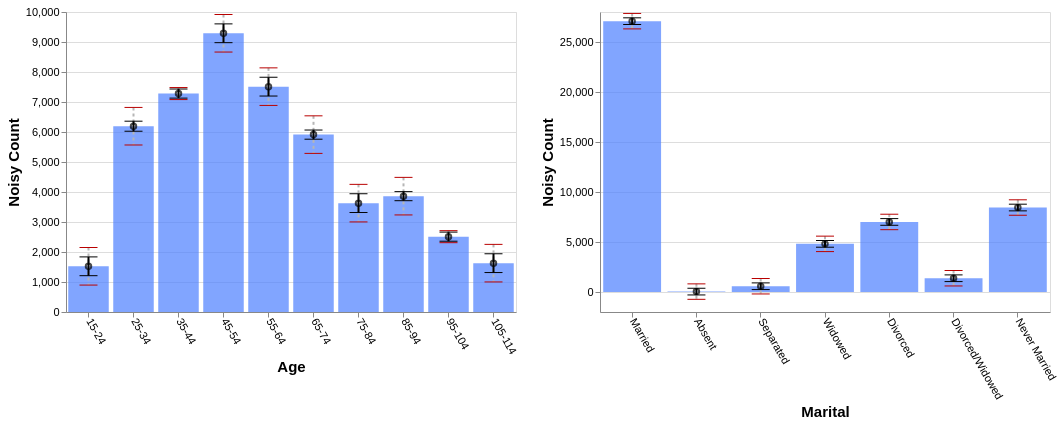

Write a Vega-Lite specification for this figure.
### Vega-Lite specification from a JSON file in a GitHub repository (floating-point values rounded to 4 significant figures)
{"config": {"view": {"continuousWidth": 400, "continuousHeight": 300}, "axis": {"labelFontSize": 11, "titleFontSize": 15}, "axisBottom": {"labelAngle": 60}}, "hconcat": [{"layer": [{"mark": "bar", "encoding": {"color": {"value": "transparent"}, "tooltip": [{"aggregate": "sum", "field": "noisy_count", "title": "noisy count", "type": "quantitative"}, {"aggregate": "sum", "field": "noisy_count_prev", "title": "prev count", "type": "quantitative"}, {"aggregate": "sum", "field": "error", "title": "current error", "type": "quantitative"}, {"aggregate": "sum", "field": "error_prev", "title": "prev error", "type": "quantitative"}], "x": {"field": "age", "sort": null, "title": "Age", "type": "ordinal"}}, "height": 300, "selection": {"selector643": {"type": "interval", "encodings": ["x"]}}, "transform": [{"filter": {"selection": "selector644"}}], "width": 450}, {"mark": {"type": "bar", "color": "gray", "opacity": 0}, "encoding": {"x": {"field": "age", "sort": null, "title": "Age", "type": "ordinal"}, "y": {"aggregate": "sum", "field": "noisy_count_prev", "type": "quantitative"}}, "transform": [{"filter": {"selection": "selector644"}}]}, {"mark": {"type": "bar", "color": "#4C7FFF", "opacity": 0.7}, "encoding": {"x": {"field": "age", "sort": null, "title": "Age", "type": "ordinal"}, "y": {"aggregate": "sum", "field": "noisy_count", "type": "quantitative"}}, "transform": [{"filter": {"selection": "selector644"}}]}, {"mark": {"type": "point", "color": "black", "opacity": 0.7}, "encoding": {"x": {"field": "age", "sort": null, "title": "Age", "type": "ordinal"}, "y": {"aggregate": "sum", "field": "noisy_count", "title": "Noisy Count", "type": "quantitative"}}, "transform": [{"filter": {"selection": "selector644"}}]}, {"mark": {"type": "rule", "color": "#B6B6B6", "size": 2, "strokeDash": [3, 3]}, "encoding": {"x": {"field": "age", "sort": null, "title": "Age", "type": "ordinal"}, "y": {"aggregate": "sum", "field": "plus_error_prev_age", "title": "", "type": "quantitative"}, "y2": {"aggregate": "sum", "field": "minus_error_prev_age", "title": ""}}, "transform": [{"filter": {"selection": "selector644"}}]}, {"mark": {"type": "tick", "color": "#B90000", "size": 0, "strokeDash": [1, 1]}, "encoding": {"x": {"field": "age", "sort": null, "title": "Age", "type": "ordinal"}, "y": {"aggregate": "sum", "field": "plus_error_prev_age", "type": "quantitative"}}, "transform": [{"filter": {"selection": "selector644"}}]}, {"mark": {"type": "tick", "color": "#B90000", "size": 0, "strokeDash": [3, 1]}, "encoding": {"x": {"field": "age", "sort": null, "title": "Age", "type": "ordinal"}, "y": {"aggregate": "sum", "field": "minus_error_prev_age", "type": "quantitative"}}, "transform": [{"filter": {"selection": "selector644"}}]}, {"mark": {"type": "rule", "color": "black", "size": 2}, "encoding": {"x": {"field": "age", "sort": null, "title": "Age", "type": "ordinal"}, "y": {"aggregate": "sum", "field": "plus_error", "title": "", "type": "quantitative"}, "y2": {"aggregate": "sum", "field": "minus_error", "title": ""}}, "transform": [{"filter": {"selection": "selector644"}}]}, {"mark": {"type": "tick", "color": "black", "width": 0}, "encoding": {"x": {"field": "age", "sort": null, "title": "Age", "type": "ordinal"}, "y": {"aggregate": "sum", "field": "plus_error", "type": "quantitative"}}, "transform": [{"filter": {"selection": "selector644"}}]}, {"mark": {"type": "tick", "color": "black", "width": 0}, "encoding": {"x": {"field": "age", "sort": null, "title": "Age", "type": "ordinal"}, "y": {"aggregate": "sum", "field": "minus_error", "type": "quantitative"}}, "transform": [{"filter": {"selection": "selector644"}}]}]}, {"layer": [{"mark": "bar", "encoding": {"color": {"value": "transparent"}, "tooltip": [{"aggregate": "sum", "field": "noisy_count", "title": "noisy count", "type": "quantitative"}, {"aggregate": "sum", "field": "noisy_count_prev", "title": "prev count", "type": "quantitative"}, {"aggregate": "sum", "field": "error", "title": "current error", "type": "quantitative"}, {"aggregate": "sum", "field": "error_prev", "title": "prev error", "type": "quantitative"}], "x": {"field": "marital", "sort": null, "title": "Marital", "type": "ordinal"}}, "height": 300, "selection": {"selector644": {"type": "interval", "encodings": ["x"]}}, "transform": [{"filter": {"selection": "selector643"}}], "width": 450}, {"mark": {"type": "bar", "color": "gray", "opacity": 0}, "encoding": {"x": {"field": "marital", "sort": null, "title": "Marital", "type": "ordinal"}, "y": {"aggregate": "sum", "field": "noisy_count_prev", "type": "quantitative"}}, "transform": [{"filter": {"selection": "selector643"}}]}, {"mark": {"type": "bar", "color": "#4C7FFF", "opacity": 0.7}, "encoding": {"x": {"field": "marital", "sort": null, "title": "Marital", "type": "ordinal"}, "y": {"aggregate": "sum", "field": "noisy_count", "type": "quantitative"}}, "transform": [{"filter": {"selection": "selector643"}}]}, {"mark": {"type": "point", "color": "black", "opacity": 0.7}, "encoding": {"x": {"field": "marital", "sort": null, "title": "Marital", "type": "ordinal"}, "y": {"aggregate": "sum", "field": "noisy_count", "title": "Noisy Count", "type": "quantitative"}}, "transform": [{"filter": {"selection": "selector643"}}]}, {"mark": {"type": "rule", "color": "#B6B6B6", "size": 2, "strokeDash": [3, 3]}, "encoding": {"x": {"field": "marital", "sort": null, "title": "Marital", "type": "ordinal"}, "y": {"aggregate": "sum", "field": "plus_error_prev_marital", "title": "", "type": "quantitative"}, "y2": {"aggregate": "sum", "field": "minus_error_prev_marital", "title": ""}}, "transform": [{"filter": {"selection": "selector643"}}]}, {"mark": {"type": "tick", "color": "#B90000", "size": 0, "strokeDash": [1, 1]}, "encoding": {"x": {"field": "marital", "sort": null, "title": "Marital", "type": "ordinal"}, "y": {"aggregate": "sum", "field": "plus_error_prev_marital", "type": "quantitative"}}, "transform": [{"filter": {"selection": "selector643"}}]}, {"mark": {"type": "tick", "color": "#B90000", "size": 0, "strokeDash": [3, 1]}, "encoding": {"x": {"field": "marital", "sort": null, "title": "Marital", "type": "ordinal"}, "y": {"aggregate": "sum", "field": "minus_error_prev_marital", "type": "quantitative"}}, "transform": [{"filter": {"selection": "selector643"}}]}, {"mark": {"type": "rule", "color": "black", "size": 2}, "encoding": {"x": {"field": "marital", "sort": null, "title": "Marital", "type": "ordinal"}, "y": {"aggregate": "sum", "field": "plus_error", "title": "", "type": "quantitative"}, "y2": {"aggregate": "sum", "field": "minus_error", "title": ""}}, "transform": [{"filter": {"selection": "selector643"}}]}, {"mark": {"type": "tick", "color": "black", "width": 0}, "encoding": {"x": {"field": "marital", "sort": null, "title": "Marital", "type": "ordinal"}, "y": {"aggregate": "sum", "field": "plus_error", "type": "quantitative"}}, "transform": [{"filter": {"selection": "selector643"}}]}, {"mark": {"type": "tick", "color": "black", "width": 0}, "encoding": {"x": {"field": "marital", "sort": null, "title": "Marital", "type": "ordinal"}, "y": {"aggregate": "sum", "field": "minus_error", "type": "quantitative"}}, "transform": [{"filter": {"selection": "selector643"}}]}]}], "data": {"name": "data-f9a7af86f2c97e4ed5782fc3ed4461f9"}, "$schema": "https://vega.github.io/schema/vega-lite/v4.17.0.json", "datasets": {"data-f9a7af86f2c97e4ed5782fc3ed4461f9": [{"age": "15-24", "marital": "Married", "noisy_count": 316.6, "true_count": 295.0, "plus_error": 361.3, "minus_error": 271.9, "error": 44.7, "noisy_count_prev": 344.4, "true_count_prev": 295.0, "plus_error_prev": 433.8, "minus_error_prev": 254.9, "error_prev": 89.4, "plus_error_prev_age": 443.8, "minus_error_prev_age": 264.9, "plus_error_prev_marital": 424.9, "minus_error_prev_marital": 246.0}, {"age": "15-24", "marital": "Absent", "noisy_count": -14.5, "true_count": 13.0, "plus_error": 30.2, "minus_error": -59.3, "error": 44.7, "noisy_count_prev": -55.4, "true_count_prev": 13.0, "plus_error_prev": 34.1, "minus_error_prev": -144.8, "error_prev": 89.4, "plus_error_prev_age": 44.07, "minus_error_prev_age": -134.8, "plus_error_prev_marital": 49.95, "minus_error_prev_marital": -129.0}, {"age": "15-24", "marital": "Separated", "noisy_count": -1.7, "true_count": 18.0, "plus_error": 43.0, "minus_error": -46.4, "error": 44.7, "noisy_count_prev": -14.5, "true_count_prev": 18.0, "plus_error_prev": 75.0, "minus_error_prev": -103.9, "error_prev": 89.4, "plus_error_prev_age": 84.97, "minus_error_prev_age": -93.93, "plus_error_prev_marital": 87.85, "minus_error_prev_marital": -91.05}, {"age": "15-24", "marital": "Widowed", "noisy_count": 71.9, "true_count": 2.0, "plus_error": 116.6, "minus_error": 27.2, "error": 44.7, "noisy_count_prev": 205.3, "true_count_prev": 2.0, "plus_error_prev": 294.8, "minus_error_prev": 115.9, "error_prev": 89.4, "plus_error_prev_age": 304.8, "minus_error_prev_age": 125.9, "plus_error_prev_marital": 282.7, "minus_error_prev_marital": 103.8}, {"age": "15-24", "marital": "Divorced", "noisy_count": 71.0, "true_count": 22.0, "plus_error": 115.7, "minus_error": 26.3, "error": 44.7, "noisy_count_prev": -20.1, "true_count_prev": 22.0, "plus_error_prev": 69.3, "minus_error_prev": -109.6, "error_prev": 89.4, "plus_error_prev_age": 79.27, "minus_error_prev_age": -99.63, "plus_error_prev_marital": 51.82, "minus_error_prev_marital": -127.1}, {"age": "15-24", "marital": "Divorced/Widowed", "noisy_count": -39.7, "true_count": 16.0, "plus_error": 5.0, "minus_error": -84.4, "error": 44.7, "noisy_count_prev": -45.1, "true_count_prev": 16.0, "plus_error_prev": 44.4, "minus_error_prev": -134.5, "error_prev": 89.4, "plus_error_prev_age": 54.37, "minus_error_prev_age": -124.5, "plus_error_prev_marital": -0.69, "minus_error_prev_marital": -179.6}, {"age": "15-24", "marital": "Never Married", "noisy_count": 1120.0, "true_count": 1190.0, "plus_error": 1165.0, "minus_error": 1076.0, "error": 44.7, "noisy_count_prev": 1039.0, "true_count_prev": 1190.0, "plus_error_prev": 1129.0, "minus_error_prev": 949.9, "error_prev": 89.4, "plus_error_prev_age": 1139.0, "minus_error_prev_age": 959.9, "plus_error_prev_marital": 1129.0, "minus_error_prev_marital": 950.1}, {"age": "25-34", "marital": "Married", "noisy_count": 2780.0, "true_count": 2764.0, "plus_error": 2804.0, "minus_error": 2756.0, "error": 23.9, "noisy_count_prev": 2836.0, "true_count_prev": 2764.0, "plus_error_prev": 2926.0, "minus_error_prev": 2747.0, "error_prev": 89.4, "plus_error_prev_age": 2907.0, "minus_error_prev_age": 2728.0, "plus_error_prev_marital": 2917.0, "minus_error_prev_marital": 2738.0}, {"age": "25-34", "marital": "Absent", "noisy_count": 6.0, "true_count": 33.0, "plus_error": 29.9, "minus_error": -17.9, "error": 23.9, "noisy_count_prev": -3.1, "true_count_prev": 33.0, "plus_error_prev": 86.4, "minus_error_prev": -92.5, "error_prev": 89.4, "plus_error_prev_age": 67.19, "minus_error_prev_age": -111.7, "plus_error_prev_marital": 102.2, "minus_error_prev_marital": -76.65}, {"age": "25-34", "marital": "Separated", "noisy_count": 43.5, "true_count": 77.0, "plus_error": 67.4, "minus_error": 19.6, "error": 23.9, "noisy_count_prev": 44.8, "true_count_prev": 77.0, "plus_error_prev": 134.2, "minus_error_prev": -44.7, "error_prev": 89.4, "plus_error_prev_age": 115.0, "minus_error_prev_age": -63.91, "plus_error_prev_marital": 147.0, "minus_error_prev_marital": -31.85}, {"age": "25-34", "marital": "Widowed", "noisy_count": 30.6, "true_count": 11.0, "plus_error": 54.5, "minus_error": 6.6, "error": 23.9, "noisy_count_prev": 21.4, "true_count_prev": 11.0, "plus_error_prev": 110.8, "minus_error_prev": -68.0, "error_prev": 89.4, "plus_error_prev_age": 91.59, "minus_error_prev_age": -87.21, "plus_error_prev_marital": 98.72, "minus_error_prev_marital": -80.08}, {"age": "25-34", "marital": "Divorced", "noisy_count": 356.1, "true_count": 372.0, "plus_error": 380.0, "minus_error": 332.2, "error": 23.9, "noisy_count_prev": 313.5, "true_count_prev": 372.0, "plus_error_prev": 402.9, "minus_error_prev": 224.0, "error_prev": 89.4, "plus_error_prev_age": 383.7, "minus_error_prev_age": 204.8, "plus_error_prev_marital": 385.4, "minus_error_prev_marital": 206.5}, {"age": "25-34", "marital": "Divorced/Widowed", "noisy_count": 234.0, "true_count": 189.0, "plus_error": 257.9, "minus_error": 210.1, "error": 23.9, "noisy_count_prev": 269.1, "true_count_prev": 189.0, "plus_error_prev": 358.5, "minus_error_prev": 179.6, "error_prev": 89.4, "plus_error_prev_age": 339.3, "minus_error_prev_age": 160.4, "plus_error_prev_marital": 313.4, "minus_error_prev_marital": 134.5}, {"age": "25-34", "marital": "Never Married", "noisy_count": 2743.0, "true_count": 2691.0, "plus_error": 2767.0, "minus_error": 2719.0, "error": 23.9, "noisy_count_prev": 2846.0, "true_count_prev": 2691.0, "plus_error_prev": 2935.0, "minus_error_prev": 2756.0, "error_prev": 89.4, "plus_error_prev_age": 2916.0, "minus_error_prev_age": 2737.0, "plus_error_prev_marital": 2935.0, "minus_error_prev_marital": 2756.0}, {"age": "35-44", "marital": "Married", "noisy_count": 4251.0, "true_count": 4273.0, "plus_error": 4272.0, "minus_error": 4229.0, "error": 21.7, "noisy_count_prev": 4243.0, "true_count_prev": 4273.0, "plus_error_prev": 4272.0, "minus_error_prev": 4215.0, "error_prev": 28.6, "plus_error_prev_age": 4267.0, "minus_error_prev_age": 4209.0, "plus_error_prev_marital": 4263.0, "minus_error_prev_marital": 4206.0}, {"age": "35-44", "marital": "Absent", "noisy_count": 29.3, "true_count": 31.0, "plus_error": 51.0, "minus_error": 7.6, "error": 21.7, "noisy_count_prev": 0.4, "true_count_prev": 31.0, "plus_error_prev": 29.0, "minus_error_prev": -28.2, "error_prev": 28.6, "plus_error_prev_age": 23.64, "minus_error_prev_age": -33.56, "plus_error_prev_marital": 44.85, "minus_error_prev_marital": -12.35}, {"age": "35-44", "marital": "Separated", "noisy_count": 130.5, "true_count": 96.0, "plus_error": 152.2, "minus_error": 108.8, "error": 21.7, "noisy_count_prev": 107.5, "true_count_prev": 96.0, "plus_error_prev": 136.1, "minus_error_prev": 78.8, "error_prev": 28.6, "plus_error_prev_age": 130.7, "minus_error_prev_age": 73.44, "plus_error_prev_marital": 148.9, "minus_error_prev_marital": 91.65}, {"age": "35-44", "marital": "Widowed", "noisy_count": 19.5, "true_count": 57.0, "plus_error": 41.2, "minus_error": -2.1, "error": 21.7, "noisy_count_prev": 41.2, "true_count_prev": 57.0, "plus_error_prev": 69.8, "minus_error_prev": 12.5, "error_prev": 28.6, "plus_error_prev_age": 64.44, "minus_error_prev_age": 7.143, "plus_error_prev_marital": 57.72, "minus_error_prev_marital": 0.42}, {"age": "35-44", "marital": "Divorced", "noisy_count": 931.3, "true_count": 905.0, "plus_error": 953.0, "minus_error": 909.6, "error": 21.7, "noisy_count_prev": 936.7, "true_count_prev": 905.0, "plus_error_prev": 965.4, "minus_error_prev": 908.1, "error_prev": 28.6, "plus_error_prev_age": 960.0, "minus_error_prev_age": 902.7, "plus_error_prev_marital": 947.9, "minus_error_prev_marital": 890.6}, {"age": "35-44", "marital": "Divorced/Widowed", "noisy_count": 261.3, "true_count": 286.0, "plus_error": 283.0, "minus_error": 239.6, "error": 21.7, "noisy_count_prev": 276.8, "true_count_prev": 286.0, "plus_error_prev": 305.4, "minus_error_prev": 248.2, "error_prev": 28.6, "plus_error_prev_age": 300.0, "minus_error_prev_age": 242.8, "plus_error_prev_marital": 260.3, "minus_error_prev_marital": 203.1}, {"age": "35-44", "marital": "Never Married", "noisy_count": 1659.0, "true_count": 1684.0, "plus_error": 1680.0, "minus_error": 1637.0, "error": 21.7, "noisy_count_prev": 1713.0, "true_count_prev": 1684.0, "plus_error_prev": 1741.0, "minus_error_prev": 1684.0, "error_prev": 28.6, "plus_error_prev_age": 1736.0, "minus_error_prev_age": 1679.0, "plus_error_prev_marital": 1742.0, "minus_error_prev_marital": 1684.0}, {"age": "45-54", "marital": "Married", "noisy_count": 5439.0, "true_count": 5589.0, "plus_error": 5483.0, "minus_error": 5394.0, "error": 44.7, "noisy_count_prev": 5369.0, "true_count_prev": 5589.0, "plus_error_prev": 5458.0, "minus_error_prev": 5279.0, "error_prev": 89.4, "plus_error_prev_age": 5475.0, "minus_error_prev_age": 5296.0, "plus_error_prev_marital": 5449.0, "minus_error_prev_marital": 5270.0}, {"age": "45-54", "marital": "Absent", "noisy_count": -0.5, "true_count": 27.0, "plus_error": 44.2, "minus_error": -45.2, "error": 44.7, "noisy_count_prev": -77.0, "true_count_prev": 27.0, "plus_error_prev": 12.5, "minus_error_prev": -166.4, "error_prev": 89.4, "plus_error_prev_age": 28.89, "minus_error_prev_age": -150.0, "plus_error_prev_marital": 28.35, "minus_error_prev_marital": -150.6}, {"age": "45-54", "marital": "Separated", "noisy_count": 151.9, "true_count": 156.0, "plus_error": 196.6, "minus_error": 107.2, "error": 44.7, "noisy_count_prev": 89.8, "true_count_prev": 156.0, "plus_error_prev": 179.3, "minus_error_prev": 0.4, "error_prev": 89.4, "plus_error_prev_age": 195.7, "minus_error_prev_age": 16.79, "plus_error_prev_marital": 192.2, "minus_error_prev_marital": 13.25}, {"age": "45-54", "marital": "Widowed", "noisy_count": 113.6, "true_count": 143.0, "plus_error": 158.3, "minus_error": 68.9, "error": 44.7, "noisy_count_prev": 136.1, "true_count_prev": 143.0, "plus_error_prev": 225.5, "minus_error_prev": 46.6, "error_prev": 89.4, "plus_error_prev_age": 241.9, "minus_error_prev_age": 62.99, "plus_error_prev_marital": 213.4, "minus_error_prev_marital": 34.52}, {"age": "45-54", "marital": "Divorced", "noisy_count": 1826.0, "true_count": 1715.0, "plus_error": 1871.0, "minus_error": 1782.0, "error": 44.7, "noisy_count_prev": 1869.0, "true_count_prev": 1715.0, "plus_error_prev": 1958.0, "minus_error_prev": 1779.0, "error_prev": 89.4, "plus_error_prev_age": 1975.0, "minus_error_prev_age": 1796.0, "plus_error_prev_marital": 1941.0, "minus_error_prev_marital": 1762.0}, {"age": "45-54", "marital": "Divorced/Widowed", "noisy_count": 384.5, "true_count": 379.0, "plus_error": 429.2, "minus_error": 339.7, "error": 44.7, "noisy_count_prev": 496.2, "true_count_prev": 379.0, "plus_error_prev": 585.7, "minus_error_prev": 406.8, "error_prev": 89.4, "plus_error_prev_age": 602.1, "minus_error_prev_age": 423.2, "plus_error_prev_marital": 540.6, "minus_error_prev_marital": 361.7}, {"age": "45-54", "marital": "Never Married", "noisy_count": 1376.0, "true_count": 1324.0, "plus_error": 1421.0, "minus_error": 1332.0, "error": 44.7, "noisy_count_prev": 1294.0, "true_count_prev": 1324.0, "plus_error_prev": 1383.0, "minus_error_prev": 1204.0, "error_prev": 89.4, "plus_error_prev_age": 1399.0, "minus_error_prev_age": 1221.0, "plus_error_prev_marital": 1383.0, "minus_error_prev_marital": 1205.0}, {"age": "55-64", "marital": "Married", "noisy_count": 4572.0, "true_count": 4513.0, "plus_error": 4617.0, "minus_error": 4527.0, "error": 44.7, "noisy_count_prev": 4614.0, "true_count_prev": 4513.0, "plus_error_prev": 4704.0, "minus_error_prev": 4525.0, "error_prev": 89.4, "plus_error_prev_age": 4674.0, "minus_error_prev_age": 4495.0, "plus_error_prev_marital": 4695.0, "minus_error_prev_marital": 4516.0}, {"age": "55-64", "marital": "Absent", "noisy_count": 25.5, "true_count": 10.0, "plus_error": 70.2, "minus_error": -19.3, "error": 44.7, "noisy_count_prev": -34.7, "true_count_prev": 10.0, "plus_error_prev": 54.8, "minus_error_prev": -124.1, "error_prev": 89.4, "plus_error_prev_age": 25.3, "minus_error_prev_age": -153.6, "plus_error_prev_marital": 70.65, "minus_error_prev_marital": -108.2}, {"age": "55-64", "marital": "Separated", "noisy_count": 34.3, "true_count": 106.0, "plus_error": 79.0, "minus_error": -10.5, "error": 44.7, "noisy_count_prev": 44.7, "true_count_prev": 106.0, "plus_error_prev": 134.1, "minus_error_prev": -44.8, "error_prev": 89.4, "plus_error_prev_age": 104.6, "minus_error_prev_age": -74.3, "plus_error_prev_marital": 146.9, "minus_error_prev_marital": -31.95}, {"age": "55-64", "marital": "Widowed", "noisy_count": 227.6, "true_count": 210.0, "plus_error": 272.3, "minus_error": 182.9, "error": 44.7, "noisy_count_prev": 230.1, "true_count_prev": 210.0, "plus_error_prev": 319.6, "minus_error_prev": 140.7, "error_prev": 89.4, "plus_error_prev_age": 290.1, "minus_error_prev_age": 111.2, "plus_error_prev_marital": 307.5, "minus_error_prev_marital": 128.6}, {"age": "55-64", "marital": "Divorced", "noisy_count": 1558.0, "true_count": 1509.0, "plus_error": 1603.0, "minus_error": 1513.0, "error": 44.7, "noisy_count_prev": 1610.0, "true_count_prev": 1509.0, "plus_error_prev": 1700.0, "minus_error_prev": 1521.0, "error_prev": 89.4, "plus_error_prev_age": 1670.0, "minus_error_prev_age": 1492.0, "plus_error_prev_marital": 1682.0, "minus_error_prev_marital": 1504.0}, {"age": "55-64", "marital": "Divorced/Widowed", "noisy_count": 336.7, "true_count": 241.0, "plus_error": 381.5, "minus_error": 292.0, "error": 44.7, "noisy_count_prev": 428.3, "true_count_prev": 241.0, "plus_error_prev": 517.7, "minus_error_prev": 338.8, "error_prev": 89.4, "plus_error_prev_age": 488.2, "minus_error_prev_age": 309.3, "plus_error_prev_marital": 472.6, "minus_error_prev_marital": 293.7}, {"age": "55-64", "marital": "Never Married", "noisy_count": 757.8, "true_count": 730.0, "plus_error": 802.5, "minus_error": 713.0, "error": 44.7, "noisy_count_prev": 825.7, "true_count_prev": 730.0, "plus_error_prev": 915.1, "minus_error_prev": 736.2, "error_prev": 89.4, "plus_error_prev_age": 885.6, "minus_error_prev_age": 706.7, "plus_error_prev_marital": 915.3, "minus_error_prev_marital": 736.4}, {"age": "65-74", "marital": "Married", "noisy_count": 3671.0, "true_count": 3666.0, "plus_error": 3692.0, "minus_error": 3649.0, "error": 21.8, "noisy_count_prev": 3739.0, "true_count_prev": 3666.0, "plus_error_prev": 3828.0, "minus_error_prev": 3649.0, "error_prev": 89.4, "plus_error_prev_age": 3822.0, "minus_error_prev_age": 3643.0, "plus_error_prev_marital": 3819.0, "minus_error_prev_marital": 3640.0}, {"age": "65-74", "marital": "Absent", "noisy_count": 51.2, "true_count": 1.0, "plus_error": 73.0, "minus_error": 29.3, "error": 21.8, "noisy_count_prev": 76.7, "true_count_prev": 1.0, "plus_error_prev": 166.1, "minus_error_prev": -12.8, "error_prev": 89.4, "plus_error_prev_age": 160.1, "minus_error_prev_age": -18.81, "plus_error_prev_marital": 181.9, "minus_error_prev_marital": 3.05}, {"age": "65-74", "marital": "Separated", "noisy_count": 44.5, "true_count": 84.0, "plus_error": 66.3, "minus_error": 22.6, "error": 21.8, "noisy_count_prev": -24.6, "true_count_prev": 84.0, "plus_error_prev": 64.8, "minus_error_prev": -114.0, "error_prev": 89.4, "plus_error_prev_age": 58.79, "minus_error_prev_age": -120.0, "plus_error_prev_marital": 77.65, "minus_error_prev_marital": -101.2}, {"age": "65-74", "marital": "Widowed", "noisy_count": 414.9, "true_count": 406.0, "plus_error": 436.7, "minus_error": 393.0, "error": 21.8, "noisy_count_prev": 358.9, "true_count_prev": 406.0, "plus_error_prev": 448.4, "minus_error_prev": 269.5, "error_prev": 89.4, "plus_error_prev_age": 442.4, "minus_error_prev_age": 263.5, "plus_error_prev_marital": 436.3, "minus_error_prev_marital": 257.4}, {"age": "65-74", "marital": "Divorced", "noisy_count": 1183.0, "true_count": 1161.0, "plus_error": 1204.0, "minus_error": 1161.0, "error": 21.8, "noisy_count_prev": 1192.0, "true_count_prev": 1161.0, "plus_error_prev": 1282.0, "minus_error_prev": 1103.0, "error_prev": 89.4, "plus_error_prev_age": 1276.0, "minus_error_prev_age": 1097.0, "plus_error_prev_marital": 1264.0, "minus_error_prev_marital": 1085.0}, {"age": "65-74", "marital": "Divorced/Widowed", "noisy_count": 132.8, "true_count": 150.0, "plus_error": 154.6, "minus_error": 111.0, "error": 21.8, "noisy_count_prev": 156.6, "true_count_prev": 150.0, "plus_error_prev": 246.1, "minus_error_prev": 67.2, "error_prev": 89.4, "plus_error_prev_age": 240.1, "minus_error_prev_age": 61.19, "plus_error_prev_marital": 201.0, "minus_error_prev_marital": 22.11}, {"age": "65-74", "marital": "Never Married", "noisy_count": 416.3, "true_count": 399.0, "plus_error": 438.1, "minus_error": 394.5, "error": 21.8, "noisy_count_prev": 456.3, "true_count_prev": 399.0, "plus_error_prev": 545.8, "minus_error_prev": 366.9, "error_prev": 89.4, "plus_error_prev_age": 539.8, "minus_error_prev_age": 360.9, "plus_error_prev_marital": 546.0, "minus_error_prev_marital": 367.1}, {"age": "75-84", "marital": "Married", "noisy_count": 2346.0, "true_count": 2360.0, "plus_error": 2391.0, "minus_error": 2301.0, "error": 44.7, "noisy_count_prev": 2293.0, "true_count_prev": 2360.0, "plus_error_prev": 2383.0, "minus_error_prev": 2204.0, "error_prev": 89.4, "plus_error_prev_age": 2367.0, "minus_error_prev_age": 2188.0, "plus_error_prev_marital": 2374.0, "minus_error_prev_marital": 2195.0}, {"age": "75-84", "marital": "Absent", "noisy_count": 27.5, "true_count": 2.0, "plus_error": 72.3, "minus_error": -17.2, "error": 44.7, "noisy_count_prev": 92.2, "true_count_prev": 2.0, "plus_error_prev": 181.6, "minus_error_prev": 2.7, "error_prev": 89.4, "plus_error_prev_age": 165.7, "minus_error_prev_age": -13.17, "plus_error_prev_marital": 197.4, "minus_error_prev_marital": 18.55}, {"age": "75-84", "marital": "Separated", "noisy_count": -76.0, "true_count": 56.0, "plus_error": -31.3, "minus_error": -120.7, "error": 44.7, "noisy_count_prev": -101.3, "true_count_prev": 56.0, "plus_error_prev": -11.8, "minus_error_prev": -190.7, "error_prev": 89.4, "plus_error_prev_age": -27.67, "minus_error_prev_age": -206.6, "plus_error_prev_marital": 1.05, "minus_error_prev_marital": -177.8}, {"age": "75-84", "marital": "Widowed", "noisy_count": 640.2, "true_count": 638.0, "plus_error": 684.9, "minus_error": 595.5, "error": 44.7, "noisy_count_prev": 642.7, "true_count_prev": 638.0, "plus_error_prev": 732.1, "minus_error_prev": 553.2, "error_prev": 89.4, "plus_error_prev_age": 716.2, "minus_error_prev_age": 537.3, "plus_error_prev_marital": 720.0, "minus_error_prev_marital": 541.1}, {"age": "75-84", "marital": "Divorced", "noisy_count": 511.1, "true_count": 592.0, "plus_error": 555.8, "minus_error": 466.3, "error": 44.7, "noisy_count_prev": 663.4, "true_count_prev": 592.0, "plus_error_prev": 752.8, "minus_error_prev": 573.9, "error_prev": 89.4, "plus_error_prev_age": 736.9, "minus_error_prev_age": 558.0, "plus_error_prev_marital": 735.3, "minus_error_prev_marital": 556.4}, {"age": "75-84", "marital": "Divorced/Widowed", "noisy_count": 78.3, "true_count": 72.0, "plus_error": 123.1, "minus_error": 33.6, "error": 44.7, "noisy_count_prev": 122.5, "true_count_prev": 72.0, "plus_error_prev": 211.9, "minus_error_prev": 33.0, "error_prev": 89.4, "plus_error_prev_age": 196.0, "minus_error_prev_age": 17.13, "plus_error_prev_marital": 166.8, "minus_error_prev_marital": -12.09}, {"age": "75-84", "marital": "Never Married", "noisy_count": 101.5, "true_count": 189.0, "plus_error": 146.2, "minus_error": 56.8, "error": 44.7, "noisy_count_prev": 27.2, "true_count_prev": 189.0, "plus_error_prev": 116.7, "minus_error_prev": -62.2, "error_prev": 89.4, "plus_error_prev_age": 100.8, "minus_error_prev_age": -78.07, "plus_error_prev_marital": 116.9, "minus_error_prev_marital": -61.98}, {"age": "85-94", "marital": "Married", "noisy_count": 2154.0, "true_count": 2152.0, "plus_error": 2176.0, "minus_error": 2132.0, "error": 21.6, "noisy_count_prev": 2222.0, "true_count_prev": 2152.0, "plus_error_prev": 2312.0, "minus_error_prev": 2133.0, "error_prev": 89.4, "plus_error_prev_age": 2321.0, "minus_error_prev_age": 2143.0, "plus_error_prev_marital": 2303.0, "minus_error_prev_marital": 2124.0}, {"age": "85-94", "marital": "Absent", "noisy_count": -33.8, "true_count": 0.0, "plus_error": -12.2, "minus_error": -55.4, "error": 21.6, "noisy_count_prev": -129.0, "true_count_prev": 0.0, "plus_error_prev": -39.5, "minus_error_prev": -218.4, "error_prev": 89.4, "plus_error_prev_age": -29.63, "minus_error_prev_age": -208.5, "plus_error_prev_marital": -23.65, "minus_error_prev_marital": -202.6}, {"age": "85-94", "marital": "Separated", "noisy_count": 38.0, "true_count": 52.0, "plus_error": 59.6, "minus_error": 16.4, "error": 21.6, "noisy_count_prev": -51.1, "true_count_prev": 52.0, "plus_error_prev": 38.4, "minus_error_prev": -140.5, "error_prev": 89.4, "plus_error_prev_age": 48.27, "minus_error_prev_age": -130.6, "plus_error_prev_marital": 51.25, "minus_error_prev_marital": -127.7}, {"age": "85-94", "marital": "Widowed", "noisy_count": 1215.0, "true_count": 1211.0, "plus_error": 1236.0, "minus_error": 1193.0, "error": 21.6, "noisy_count_prev": 1225.0, "true_count_prev": 1211.0, "plus_error_prev": 1315.0, "minus_error_prev": 1136.0, "error_prev": 89.4, "plus_error_prev_age": 1325.0, "minus_error_prev_age": 1146.0, "plus_error_prev_marital": 1303.0, "minus_error_prev_marital": 1124.0}, {"age": "85-94", "marital": "Divorced", "noisy_count": 385.2, "true_count": 390.0, "plus_error": 406.8, "minus_error": 363.6, "error": 21.6, "noisy_count_prev": 372.0, "true_count_prev": 390.0, "plus_error_prev": 461.4, "minus_error_prev": 282.5, "error_prev": 89.4, "plus_error_prev_age": 471.3, "minus_error_prev_age": 292.4, "plus_error_prev_marital": 443.9, "minus_error_prev_marital": 265.0}, {"age": "85-94", "marital": "Divorced/Widowed", "noisy_count": -76.4, "true_count": 50.0, "plus_error": -54.8, "minus_error": -98.0, "error": 21.6, "noisy_count_prev": -32.9, "true_count_prev": 50.0, "plus_error_prev": 56.6, "minus_error_prev": -122.3, "error_prev": 89.4, "plus_error_prev_age": 66.47, "minus_error_prev_age": -112.4, "plus_error_prev_marital": 11.51, "minus_error_prev_marital": -167.4}, {"age": "85-94", "marital": "Never Married", "noisy_count": 179.5, "true_count": 182.0, "plus_error": 201.1, "minus_error": 157.9, "error": 21.6, "noisy_count_prev": 186.0, "true_count_prev": 182.0, "plus_error_prev": 275.4, "minus_error_prev": 96.6, "error_prev": 89.4, "plus_error_prev_age": 285.3, "minus_error_prev_age": 106.5, "plus_error_prev_marital": 275.6, "minus_error_prev_marital": 96.82}, {"age": "95-104", "marital": "Married", "noisy_count": 1069.0, "true_count": 1055.0, "plus_error": 1091.0, "minus_error": 1047.0, "error": 21.7, "noisy_count_prev": 1050.0, "true_count_prev": 1055.0, "plus_error_prev": 1078.0, "minus_error_prev": 1021.0, "error_prev": 28.6, "plus_error_prev_age": 1067.0, "minus_error_prev_age": 1010.0, "plus_error_prev_marital": 1069.0, "minus_error_prev_marital": 1012.0}, {"age": "95-104", "marital": "Absent", "noisy_count": -12.0, "true_count": 0.0, "plus_error": 9.7, "minus_error": -33.7, "error": 21.7, "noisy_count_prev": 49.6, "true_count_prev": 0.0, "plus_error_prev": 78.2, "minus_error_prev": 21.0, "error_prev": 28.6, "plus_error_prev_age": 66.93, "minus_error_prev_age": 9.729, "plus_error_prev_marital": 94.05, "minus_error_prev_marital": 36.85}, {"age": "95-104", "marital": "Separated", "noisy_count": 28.7, "true_count": 41.0, "plus_error": 50.4, "minus_error": 7.0, "error": 21.7, "noisy_count_prev": 15.2, "true_count_prev": 41.0, "plus_error_prev": 43.8, "minus_error_prev": -13.5, "error_prev": 28.6, "plus_error_prev_age": 32.53, "minus_error_prev_age": -24.77, "plus_error_prev_marital": 56.65, "minus_error_prev_marital": -0.65}, {"age": "95-104", "marital": "Widowed", "noisy_count": 1162.0, "true_count": 1174.0, "plus_error": 1183.0, "minus_error": 1140.0, "error": 21.7, "noisy_count_prev": 1163.0, "true_count_prev": 1174.0, "plus_error_prev": 1191.0, "minus_error_prev": 1134.0, "error_prev": 28.6, "plus_error_prev_age": 1180.0, "minus_error_prev_age": 1123.0, "plus_error_prev_marital": 1179.0, "minus_error_prev_marital": 1122.0}, {"age": "95-104", "marital": "Divorced", "noisy_count": 136.3, "true_count": 140.0, "plus_error": 158.0, "minus_error": 114.7, "error": 21.7, "noisy_count_prev": 160.2, "true_count_prev": 140.0, "plus_error_prev": 188.9, "minus_error_prev": 131.6, "error_prev": 28.6, "plus_error_prev_age": 177.6, "minus_error_prev_age": 120.3, "plus_error_prev_marital": 171.4, "minus_error_prev_marital": 114.1}, {"age": "95-104", "marital": "Divorced/Widowed", "noisy_count": 55.6, "true_count": 16.0, "plus_error": 77.3, "minus_error": 34.0, "error": 21.7, "noisy_count_prev": 69.1, "true_count_prev": 16.0, "plus_error_prev": 97.7, "minus_error_prev": 40.5, "error_prev": 28.6, "plus_error_prev_age": 86.43, "minus_error_prev_age": 29.23, "plus_error_prev_marital": 52.61, "minus_error_prev_marital": -4.59}, {"age": "95-104", "marital": "Never Married", "noisy_count": 72.0, "true_count": 119.0, "plus_error": 93.7, "minus_error": 50.4, "error": 21.7, "noisy_count_prev": 83.8, "true_count_prev": 119.0, "plus_error_prev": 112.4, "minus_error_prev": 55.2, "error_prev": 28.6, "plus_error_prev_age": 101.1, "minus_error_prev_age": 43.93, "plus_error_prev_marital": 112.6, "minus_error_prev_marital": 55.42}, {"age": "105-114", "marital": "Married", "noisy_count": 485.4, "true_count": 398.0, "plus_error": 530.2, "minus_error": 440.7, "error": 44.7, "noisy_count_prev": 461.7, "true_count_prev": 398.0, "plus_error_prev": 551.1, "minus_error_prev": 372.3, "error_prev": 89.4, "plus_error_prev_age": 524.0, "minus_error_prev_age": 345.2, "plus_error_prev_marital": 542.2, "minus_error_prev_marital": 363.4}, {"age": "105-114", "marital": "Absent", "noisy_count": -38.4, "true_count": 0.0, "plus_error": 6.3, "minus_error": -83.1, "error": 44.7, "noisy_count_prev": -37.9, "true_count_prev": 0.0, "plus_error_prev": 51.6, "minus_error_prev": -127.3, "error_prev": 89.4, "plus_error_prev_age": 24.53, "minus_error_prev_age": -154.4, "plus_error_prev_marital": 67.45, "minus_error_prev_marital": -111.5}, {"age": "105-114", "marital": "Separated", "noisy_count": 183.4, "true_count": 25.0, "plus_error": 228.1, "minus_error": 138.6, "error": 44.7, "noisy_count_prev": 338.1, "true_count_prev": 25.0, "plus_error_prev": 427.5, "minus_error_prev": 248.6, "error_prev": 89.4, "plus_error_prev_age": 400.4, "minus_error_prev_age": 221.5, "plus_error_prev_marital": 440.4, "minus_error_prev_marital": 261.4}, {"age": "105-114", "marital": "Widowed", "noisy_count": 918.7, "true_count": 881.0, "plus_error": 963.4, "minus_error": 874.0, "error": 44.7, "noisy_count_prev": 910.5, "true_count_prev": 881.0, "plus_error_prev": 1000.0, "minus_error_prev": 821.1, "error_prev": 89.4, "plus_error_prev_age": 972.9, "minus_error_prev_age": 794.0, "plus_error_prev_marital": 987.9, "minus_error_prev_marital": 809.0}, {"age": "105-114", "marital": "Divorced", "noisy_count": 47.4, "true_count": 44.0, "plus_error": 92.2, "minus_error": 2.7, "error": 44.7, "noisy_count_prev": 83.1, "true_count_prev": 44.0, "plus_error_prev": 172.6, "minus_error_prev": -6.3, "error_prev": 89.4, "plus_error_prev_age": 145.5, "minus_error_prev_age": -33.37, "plus_error_prev_marital": 155.1, "minus_error_prev_marital": -23.78}, {"age": "105-114", "marital": "Divorced/Widowed", "noisy_count": 9.6, "true_count": 4.0, "plus_error": 54.3, "minus_error": -35.1, "error": 44.7, "noisy_count_prev": 87.0, "true_count_prev": 4.0, "plus_error_prev": 176.4, "minus_error_prev": -2.5, "error_prev": 89.4, "plus_error_prev_age": 149.3, "minus_error_prev_age": -29.57, "plus_error_prev_marital": 131.3, "minus_error_prev_marital": -47.59}, {"age": "105-114", "marital": "Never Married", "noisy_count": 22.0, "true_count": 49.0, "plus_error": 66.7, "minus_error": -22.7, "error": 44.7, "noisy_count_prev": -24.9, "true_count_prev": 49.0, "plus_error_prev": 64.5, "minus_error_prev": -114.4, "error_prev": 89.4, "plus_error_prev_age": 37.43, "minus_error_prev_age": -141.5, "plus_error_prev_marital": 64.72, "minus_error_prev_marital": -114.2}]}}
